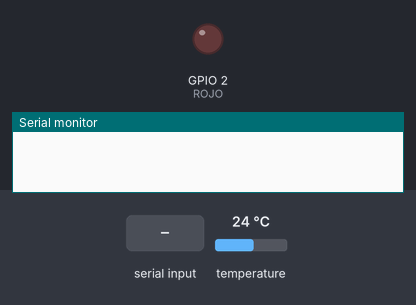
Simulated run of this sketch. Board: ESP32. On the bench: output pins drawn as LEDs (lit = HIGH), the last lines printed to the serial monitor. Inputs (shaded band) come from the test bench; at power-on: temperature 24 °C.

Above: at 1.2 s.
1.3 s: "1" received over the second serial link
At 2.2 s:
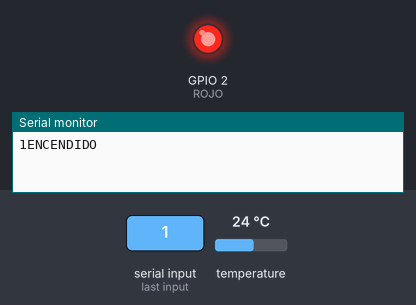
2.8 s: "0" received over the second serial link
At 3.3 s:
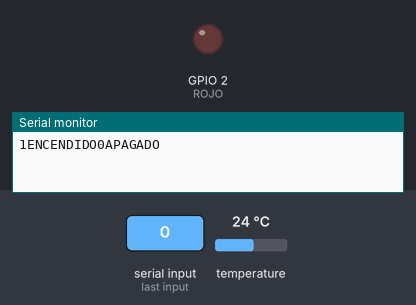
Timing chart, 0 to 5.8 s (numbered marks = the images above; inputs shaded):
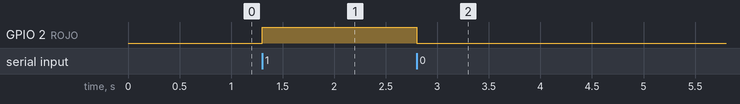

Measured:
- after the input at 1.3 s, GPIO 2 (ROJO): LOW → HIGH at once
- after the input at 2.8 s, GPIO 2 (ROJO): HIGH → LOW at once

The sketch:

CONTROL_BLUETOOTH.ino
```cpp
#include <SoftwareSerial.h>
#include <Wire.h>
#include <OneWire.h>
#include <DallasTemperature.h>
#include <Ticker.h>
#define ROJO 2

char RECEPCIONLED;
void TEMPERATURE (void);


OneWire ourWire(5);
DallasTemperature sensors(&ourWire);
SoftwareSerial BLUTU(10, 11); // RX,TX
Ticker TEMP(TEMPERATURE, 10000);


void setup() {
  pinMode(ROJO, OUTPUT);
  Serial.begin(9600);
  BLUTU.begin(9600);
  sensors.begin();
  TEMP.start();
}

void loop() {
  LEDPRENDER();
  TEMP.update();
}

void TEMPERATURE (void)
{
  sensors.requestTemperatures();
  float tempC = sensors.getTempCByIndex(0);
  BLUTU.print(tempC);
  BLUTU.println(" ºC");

}

void LEDPRENDER (void)
{
  if (BLUTU.available() ) {
    RECEPCIONLED = BLUTU.read();
    Serial.print(RECEPCIONLED);
    if (RECEPCIONLED == '1')
    {
      Serial.print("ENCENDIDO");
      digitalWrite(ROJO, HIGH);
    }
    if (RECEPCIONLED == '0')
    {
      Serial.print("APAGADO");
      digitalWrite(ROJO, LOW);
    }

  }

}
```
